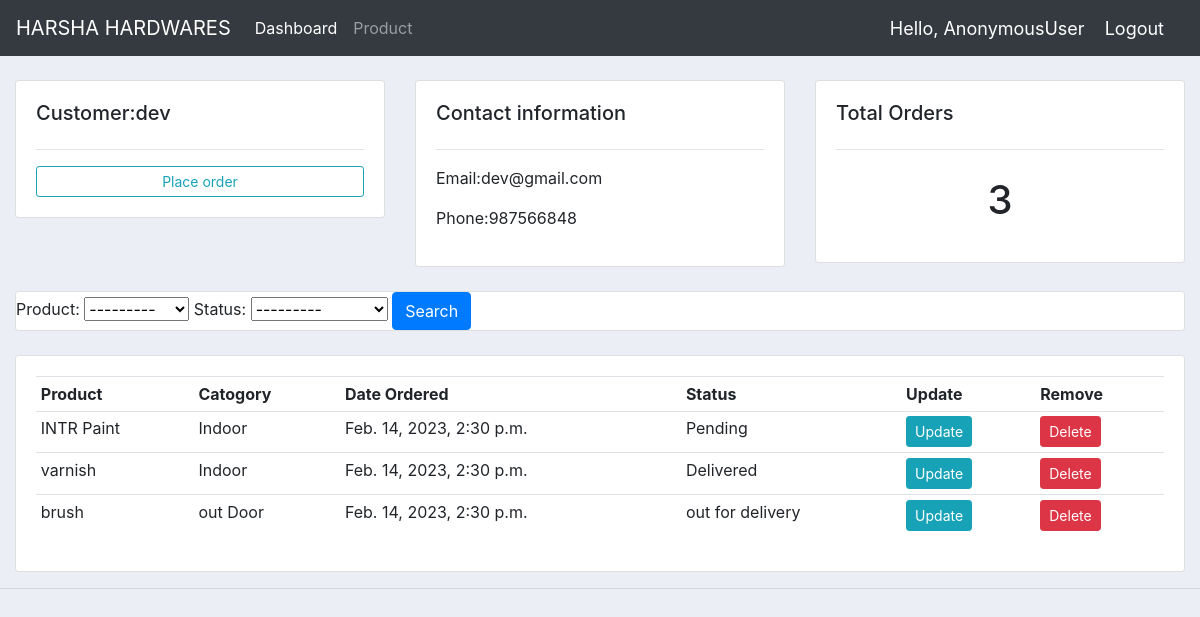
The page /customer/10/ on the database its author committed.
### login/models.py (models this page shows, shortened)
class customer(models.Model):
    user = models.OneToOneField(User,null=True,on_delete=models.CASCADE)
    name=models.CharField(max_length=200,null=True);
    phone=models.CharField(max_length=200,null=True);
    email=models.EmailField(max_length=200,null=True);
    date_created=models.DateTimeField(auto_now_add=True)

class order(models.Model):
    STATUS=(
           ('Pending','Pending'),
           ('out for delivery','out for delivery'),
           ('Delivered','Delivered'),
           )
    customer=models.ForeignKey(customer,null=True,on_delete=models.SET_NULL)
    product=models.ForeignKey(product,null=True,on_delete=models.SET_NULL)
    Date_created=models.DateTimeField(auto_now_add=True,null=True);
    status=models.CharField(max_length=200,null=True,choices=STATUS)

class product(models.Model):
    CATEGORY=(
        ('Indoor','Indoor'),
        ('out Door','out Door'),
    )
    name=models.CharField(max_length=200,null=True);
    price=models.FloatField(max_length=200,null=True);
    category=models.CharField(max_length=200,null=True,choices=CATEGORY);
    description=models.CharField(max_length=200,null=True,blank=True);
    Date_created=models.DateTimeField(auto_now_add=True,null=True);
    tag=models.ManyToManyField(tag)
    def __str__(self):
        return self.name

### login/views.py (the view)
# urls.py: path('customer/<str:id>/',views.customers,name='customer'),
def customers(request,id):
    customer1 = customer.objects.get(id = id)
    orders1 = customer1.order_set.all()
    order_count=orders1.count()
    myfilter = orderfilter(request.GET,queryset=orders1)
    orders1= myfilter.qs
    context = {'customer1':customer1,'orders1':orders1,'order_count':order_count,'myfilter':myfilter}
    return render(request,'accounts/customer.html',context)

### login/templates/accounts/customer.html
{% extends 'accounts/main.html'%}
{%block content%}
<br>
<div class="row">
        <div class="col-md">
            <div class="card card-body">
                 <h5>Customer:{{customer1.name}}</h5>
                <hr>
                <a class="btn btn-outline-info btn-sm btn-block" href="{%url 'order' customer1.id %}">Place order</a>
            </div>
        </div>
        <div class="col-md">
            <div class="card card-body">
                <h5>Contact information</h5>
                <hr>
                <p>Email:{{customer1.email}}</p>
                <p>Phone:{{customer1.phone}}</p>
            </div>
        </div>
        <div class="col-md">
            <div class="card card-body">
                <h5>Total Orders</h5>
                <hr>
               <h1 style="text-align: center;padding: 10px">{{order_count}}</h1>
            </div>
        </div>
</div>
<br>
<div class="row">
    <div class="col">
        <div class="card card body" >
            <form method="get">
                {{myfilter.form}}
                <button class="btn btn-primary" type="submit">Search</button>
            </form>
            </div>
          </div>
</div>
<br>
<div class="row">
        <div class="col-md">
            <div class="card card-body">
                    <table class="table table-sm">
                        <tr>
                            <th>Product</th>
                            <th>Catogory</th>
                            <th>Date Ordered</th>
                            <th>Status</th>
                            <th>Update</th>
                            <th>Remove</th>
                        </tr>
                            {% for order in orders1 %}
                            <tr>
                              <td>{{order.product}}</td>
                              <td>{{order.product.category}}</td>
                              <td>{{order.Date_created}}</td>
                              <td>{{order.status}}</td>
                              <td><a class="btn btn-sm btn-info" href="{%url 'update_order' order.id %}">Update</a></td>
                              <td><a class="btn btn-sm btn-danger" href="{%url 'delete_order' order.id %}">Delete</a></td>
                            </tr>
                            {% endfor %}
                    </table>
                </div>
            </div>
        </div>
{%endblock%}

### login/templates/accounts/main.html (style rules this page uses)
body { background-color:#ebeff5; }

### rows shown on the page
customer: name "dev", email "dev@gmail.com", phone "987566848"
order: product "INTR Paint", product.category "Indoor", Date_created "Feb. 14, 2023, 2:30 p.m.", status "Pending"
order: product "varnish", product.category "Indoor", Date_created "Feb. 14, 2023, 2:30 p.m.", status "Delivered"
order: product "brush", product.category "out Door", Date_created "Feb. 14, 2023, 2:30 p.m.", status "out for delivery"

### other values the page prints
{{ request.user }} "AnonymousUser"
{{ order_count }} "3"
